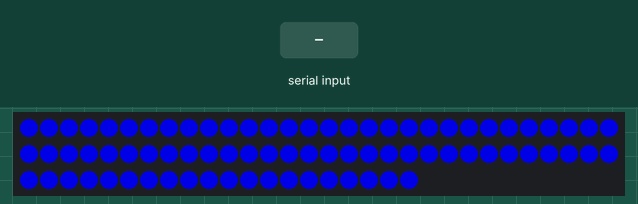
The sketch below on a simulated Arduino Uno, built with avr-gcc and run on an emulated ATmega328P. Shown: 80 RGB LEDs in strip order, left to right, continuing on the next row. Inputs (shaded band) come from the test bench. Dim RGB values are drawn brighter than linear.

Above: at 1.2 s.
1.3 s: "S 255 0 0\n" received over Serial
At 1.9 s:
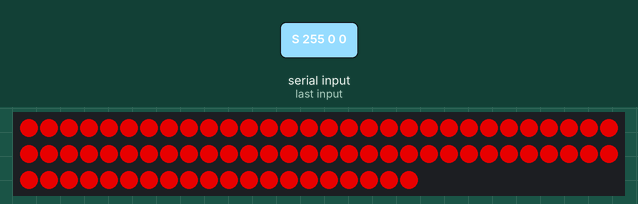
2.8 s: "S 90 45 200\n" received over Serial
At 4.2 s:
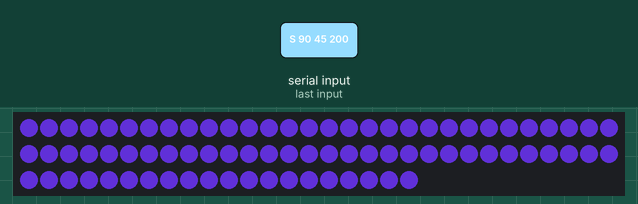
Timing chart, 0 to 5.8 s (numbered marks = the images above; inputs shaded):
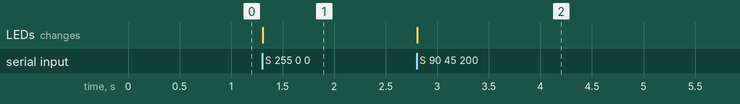

Measured:
- after the input at 1.3 s, the LEDs: change at once (image 1)
- after the input at 2.8 s, the LEDs: change at once (image 2)

The sketch:

argb_arduino.ino
```cpp
//Open this on Arduino IDE
#include <Adafruit_NeoPixel.h>

#define LED_PIN    6
#define LED_COUNT  80   // 10 fan x 8 led
#define MAX_BRIGHT 178  // %70 of 255

Adafruit_NeoPixel strip(LED_COUNT, LED_PIN, NEO_GRB + NEO_KHZ800);

unsigned long lastSerial = 0;
const unsigned long fallbackMs = 3000; // 3 sn komut gelmezse maviye dön

void setAll(uint8_t r, uint8_t g, uint8_t b) {
  // burada parlaklık sınırını uygularız
  // setBrightness global çalıştığı için onu sabit %70’te tutalım
  for (int i = 0; i < LED_COUNT; i++) {
    strip.setPixelColor(i, strip.Color(r, g, b));
  }
  strip.show();
}

void setup() {
  strip.begin();
  strip.setBrightness(MAX_BRIGHT);  // global cap %70
  setAll(0, 0, 255);                // varsayılan mavi
  Serial.begin(115200);             // PC buraya bağlanacak
}

void loop() {
  // Seri veri geldi mi?
  if (Serial.available()) {
    String line = Serial.readStringUntil('\n');
    line.trim();
    // Beklenen format: S R G B
    if (line.length() > 0 && line.charAt(0) == 'S') {
      int r, g, b;
      // örnek: "S 255 0 0"
      int scanned = sscanf(line.c_str(), "S %d %d %d", &r, &g, &b);
      if (scanned == 3) {
        // Değerleri 0-255 arasında tut
        r = constrain(r, 0, 255);
        g = constrain(g, 0, 255);
        b = constrain(b, 0, 255);
        setAll(r, g, b);
        lastSerial = millis();
      }
    }
  }

  // 3 saniye PC’den komut gelmezse tekrar maviye dön
  if (millis() - lastSerial > fallbackMs) {
    setAll(0, 0, 255);
    lastSerial = millis(); // tekrar tekrar yazmasın
  }
}
```
